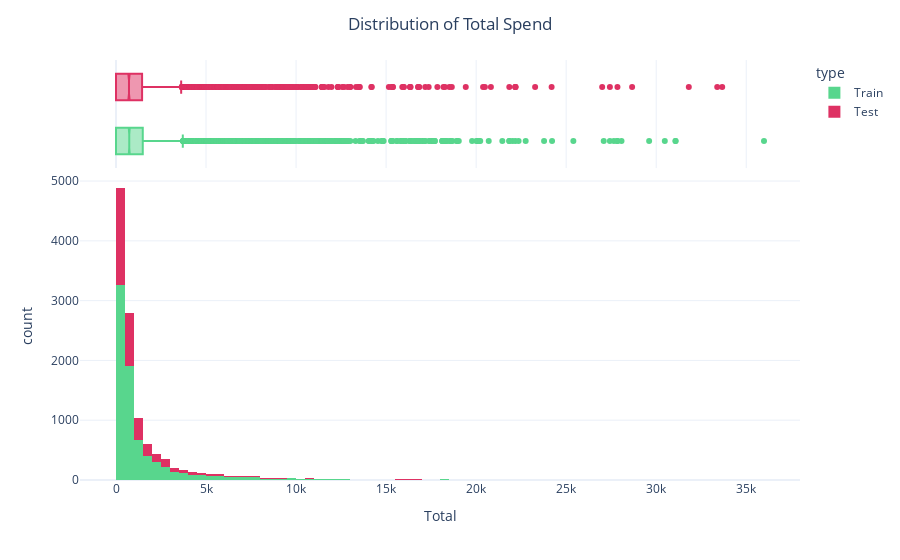

The notebook cell saved with this chart:
### Code cell
def obtain_total(X):
    numeric_cols = list(X.select_dtypes(include = np.number).columns)
    X['Total'] = sum(X[col] for col in numeric_cols if col not in ["Age", "CabinNumber"])
    return X
    
df_train = pd.read_csv('data_FAA/train.csv')
df_test = pd.read_csv('data_FAA/test.csv')


train_age = obtain_total(df_train)
test_age = obtain_total(df_test)
train_age["type"] = "Train"
test_age["type"] = "Test"
ageDf = pd.concat([train_age, test_age])
fig = px.histogram(data_frame = ageDf, 
                   x="Total",
                   color="type",
                   color_discrete_sequence =  ['#58D68D','#DE3163'],
                   marginal="box",
                   nbins= 100,
                template="plotly_white",
                )
fig.update_layout(title = "Distribution of Total Spend" , title_x = 0.5)
fig.show()

### Figure 1 — Plotly figure (JSON) as saved in the notebook; plotly's stock layout.template omitted (floating-point values rounded to 4 significant figures; data arrays with more than 128 entries replaced by an {"elided": "..."} marker saying what was removed)
{"data": [{"alignmentgroup": "True", "bingroup": "x", "hovertemplate": "type=Train<br>Total=%{x}<br>count=%{y}<extra></extra>", "legendgroup": "Train", "marker": {"color": "#58D68D", "pattern": {"shape": ""}}, "name": "Train", "nbinsx": 100, "offsetgroup": "Train", "orientation": "v", "showlegend": true, "type": "histogram", "x": {"elided": "8693 int values"}, "xaxis": "x", "yaxis": "y"}, {"alignmentgroup": "True", "hovertemplate": "type=Train<br>Total=%{x}<extra></extra>", "legendgroup": "Train", "marker": {"color": "#58D68D"}, "name": "Train", "notched": true, "offsetgroup": "Train", "showlegend": false, "type": "box", "x": {"elided": "8693 int values"}, "xaxis": "x2", "yaxis": "y2"}, {"alignmentgroup": "True", "bingroup": "x", "hovertemplate": "type=Test<br>Total=%{x}<br>count=%{y}<extra></extra>", "legendgroup": "Test", "marker": {"color": "#DE3163", "pattern": {"shape": ""}}, "name": "Test", "nbinsx": 100, "offsetgroup": "Test", "orientation": "v", "showlegend": true, "type": "histogram", "x": {"elided": "4277 int values"}, "xaxis": "x", "yaxis": "y"}, {"alignmentgroup": "True", "hovertemplate": "type=Test<br>Total=%{x}<extra></extra>", "legendgroup": "Test", "marker": {"color": "#DE3163"}, "name": "Test", "notched": true, "offsetgroup": "Test", "showlegend": false, "type": "box", "x": {"elided": "4277 int values"}, "xaxis": "x2", "yaxis": "y2"}], "layout": {"barmode": "relative", "legend": {"title": {"text": "type"}, "tracegroupgap": 0}, "margin": {"t": 60}, "title": {"text": "Distribution of Total Spend", "x": 0.5}, "xaxis": {"anchor": "y", "domain": [0, 1], "title": {"text": "Total"}}, "xaxis2": {"anchor": "y2", "domain": [0, 1], "matches": "x", "showgrid": true, "showticklabels": false}, "yaxis": {"anchor": "x", "domain": [0, 0.7326], "title": {"text": "count"}}, "yaxis2": {"anchor": "x2", "domain": [0.7426, 1], "matches": "y2", "showgrid": false, "showline": false, "showticklabels": false, "ticks": ""}}}
